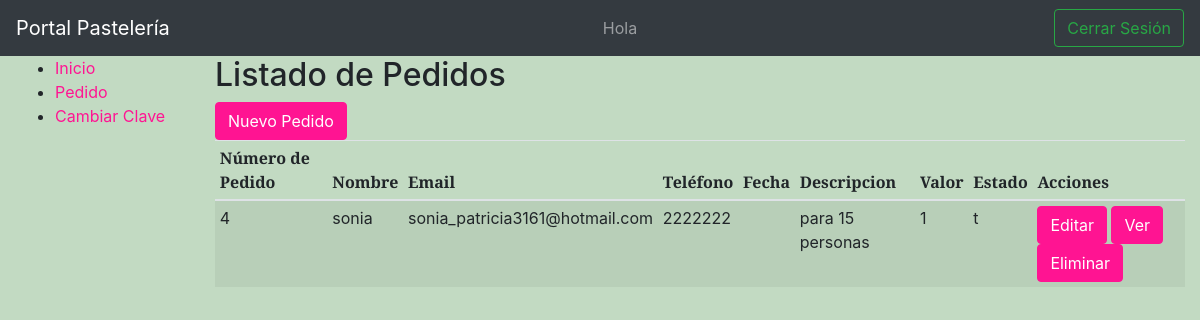
Screenshot of /portal/pedido/ with the database file from the repository.
### sitio_web/models.py (models this page shows, shortened)
class Pedido(models.Model):
    numero_pedido = models.AutoField(primary_key=True)
    nombre = models.CharField(max_length=100)
    email = models.EmailField()
    telefono = models.IntegerField()
    fecha = models.DateField()
    descripcion = models.CharField(max_length=1000)
    valor = models.IntegerField()
    estado = models.CharField(max_length=10)

### sitio_web/views.py (the view)
# urls.py: path('portal/pedido/', views.PedidoListView.as_view(),
class PedidoListView(generic.ListView):
    model = Pedido
    paginate_by = 30

### sitio_web/templates/sitio_web/pedido_list.html (shortened to what this page needs)
{% extends "base_crud.html" %}
{% block content%}
<h2>Listado de Pedidos</h2>
<a class="btn btn-primary" href="{% url 'pedido_create' %}" role="button">Nuevo Pedido</a>
<div class="table-responsive">
<table class="table table-striped table-sm">
    <thead>
    <tr>
        <th>Número de Pedido</th>
        <th>Nombre</th>
        <th>Email</th>
        <th>Teléfono</th>
        <th>Fecha</th>
        <th>Descripcion</th>
        <th>Valor</th>
        <th>Estado</th>
        <th>Acciones</th>
    </tr>
    </thead>
    <tbody>
    {% for pedido in pedido_list %}
    <tr>
        <td>{{pedido.numero_pedido}}</td>
        <td>{{pedido.nombre}}</td>
        <td>{{pedido.email}}</td>
        <td>{{pedido.telefono}}</td>
        <td>{{pedido.fecga}}</td>
        <td>{{pedido.descripcion}}</td>
        <td>{{pedido.valor}}</td>
        <td>{{pedido.estado}}</td>
        <td>
            <a class="btn btn-primary" href="{{pedido.numero_pedido}}/update" role="button">Editar</a>
		    <a class="btn btn-primary" href="{{pedido.numero_pedido}}" role="button">Ver</a>
			<a class="btn btn-primary" href="{{pedido.numero_pedido}}/delete" role="button">Eliminar</a>
        </td>
    </tr>
    {% endfor %}
    </tbody>
</table>
</div>
{%endblock%}

### rows the page displays
Pedido: numero_pedido "4", nombre "sonia", email "sonia_patricia3161@hotmail.com", telefono "2222222", descripcion "para 15 personas", valor "1", estado "t"
